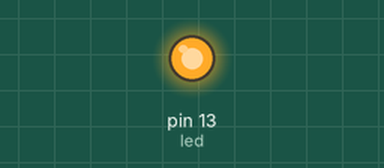
Bench run of a sketch on a simulated Arduino Uno, built with avr-gcc and run on an emulated ATmega328P. On the bench: output pins drawn as LEDs (lit = HIGH). What the sketch prints to the serial monitor is not drawn. At 0.0 s the program stops and its outputs stay as they are.

Above: at 0.1 s.
Timing chart, 0 to 1.5 s (numbered marks = the images above):
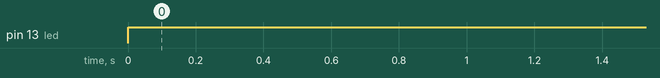

Measured:
- by itself, pin 13 (led): LOW → HIGH at 0.00 s

The sketch:

54.ino
```cpp
int led  = 13;

void setup() {
  Serial.begin(9600);
  pinMode(led,OUTPUT);
}

void loop() {
  int SW = 1;
  if(SW==1)
  {
    digitalWrite(led,HIGH);
    Serial.println("true led on");
  }
  else
    Serial.println("false led off");

  Serial.println("next sentence");
  Serial.end();

}
```
